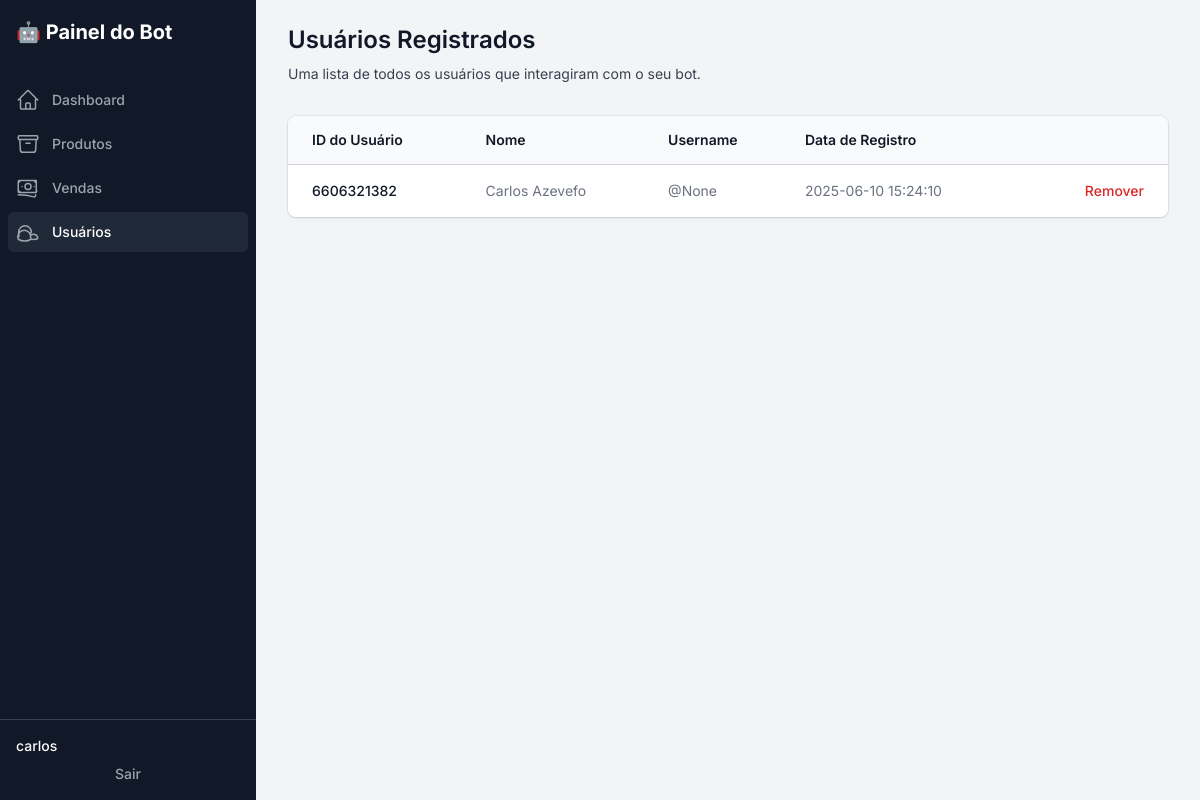
The app's page /usuarios (signed in), older data.
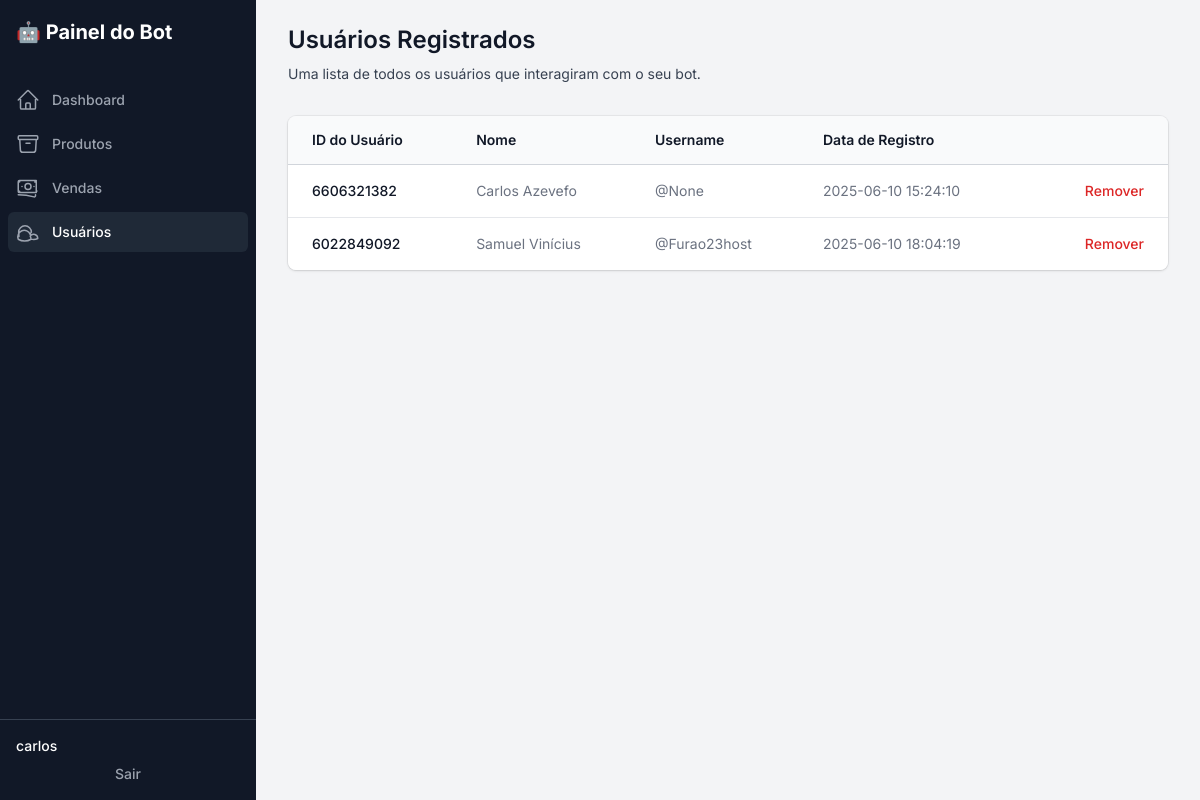
The same page, newer data.
### tables this page shows
CREATE TABLE users (
    id INTEGER PRIMARY KEY,
    username TEXT,
    first_name TEXT,
    last_name TEXT,
    data_registro TEXT
);

### app.py (the view)
@app.route('/usuarios')
def usuarios():
    if not session.get('logged_in'): return redirect(url_for('login'))
    conn = get_db_connection()
    lista_usuarios = conn.execute('SELECT * FROM users ORDER BY id DESC').fetchall()
    conn.close()
    return render_template('usuarios.html', usuarios=lista_usuarios)

### app.py (called while the page is built)
def get_db_connection():
    conn = sqlite3.connect(DB_NAME)
    conn.row_factory = sqlite3.Row
    return conn

### templates/usuarios.html (shortened to what this page needs)
{% extends "layout.html" %}
{% block content %}
<div class="sm:flex sm:items-center">
    <div class="sm:flex-auto">
        <h1 class="text-2xl font-semibold text-gray-900">Usuários Registrados</h1>
        <p class="mt-2 text-sm text-gray-700">Uma lista de todos os usuários que interagiram com o seu bot.</p>
    </div>
</div>
<div class="mt-8 flow-root">
    <div class="-mx-4 -my-2 overflow-x-auto sm:-mx-6 lg:-mx-8">
      <div class="inline-block min-w-full py-2 align-middle sm:px-6 lg:px-8">
        <div class="overflow-hidden shadow ring-1 ring-black ring-opacity-5 sm:rounded-lg">
          <table class="min-w-full divide-y divide-gray-300">
            <thead class="bg-gray-50">
              <tr>
                <th scope="col" class="py-3.5 pl-4 pr-3 text-left text-sm font-semibold text-gray-900 sm:pl-6">ID do Usuário</th>
                <th scope="col" class="px-3 py-3.5 text-left text-sm font-semibold text-gray-900">Nome</th>
                <th scope="col" class="px-3 py-3.5 text-left text-sm font-semibold text-gray-900">Username</th>
                <th scope="col" class="px-3 py-3.5 text-left text-sm font-semibold text-gray-900">Data de Registro</th>
                <th scope="col" class="relative py-3.5 pl-3 pr-4 sm:pr-6"><span class="sr-only">Remover</span></th>
              </tr>
            </thead>
            <tbody class="divide-y divide-gray-200 bg-white">
              {% for usuario in usuarios %}
              <tr>
                <td class="whitespace-nowrap py-4 pl-4 pr-3 text-sm font-medium text-gray-900 sm:pl-6">{{ usuario.id }}</td>
                <td class="whitespace-nowrap px-3 py-4 text-sm text-gray-500">{{ usuario.first_name }} {{ usuario.last_name or '' }}</td>
                <td class="whitespace-nowrap px-3 py-4 text-sm text-gray-500">@{{ usuario.username }}</td>
                <td class="whitespace-nowrap px-3 py-4 text-sm text-gray-500">{{ usuario.data_registro }}</td>
                <td class="relative whitespace-nowrap py-4 pl-3 pr-4 text-right text-sm font-medium sm:pr-6">
                  <a href="{{ url_for('remove_user', id=usuario.id) }}" class="text-red-600 hover:text-red-900">Remover</a>
                </td>
              </tr>
              {% else %}
              <tr>
                <td colspan="5" class="py-4 text-center text-sm text-gray-500">Nenhum usuário registrado.</td>
              </tr>
              {% endfor %}
            </tbody>
          </table>
        </div>
      </div>
    </div>
</div>
{% endblock %}

### templates/layout.html (shortened to what this page needs)
<!DOCTYPE html>
<html lang="pt-br" class="h-full bg-gray-100">
<head>
    <script src="https://cdn.tailwindcss.com"></script>
</head>
<body class="h-full">
<div class="min-h-full">
  <div class="fixed inset-y-0 flex w-64 flex-col bg-gray-900">
    <div class="flex min-h-0 flex-1 flex-col">
      <div class="flex h-16 flex-shrink-0 items-center bg-gray-900 px-4">
        <h1 class="text-xl font-bold text-white">🤖 Painel do Bot</h1>
      </div>
      <div class="flex flex-1 flex-col overflow-y-auto">
        <nav class="flex-1 space-y-1 px-2 py-4">
          <a href="{{ url_for('index') }}" class="{{ 'bg-gray-800 text-white' if request.path == url_for('index') else 'text-gray-400 hover:bg-gray-800 hover:text-white' }} group flex items-center rounded-md px-2 py-2 text-sm font-medium">
            Dashboard
          </a>
          <a href="{{ url_for('produtos') }}" class="{{ 'bg-gray-800 text-white' if request.path == url_for('produtos') else 'text-gray-400 hover:bg-gray-800 hover:text-white' }} group flex items-center rounded-md px-2 py-2 text-sm font-medium">
            Produtos
          </a>
          <a href="{{ url_for('vendas') }}" class="{{ 'bg-gray-800 text-white' if request.path == url_for('vendas') else 'text-gray-400 hover:bg-gray-800 hover:text-white' }} group flex items-center rounded-md px-2 py-2 text-sm font-medium">
            Vendas
          </a>
          <a href="{{ url_for('usuarios') }}" class="{{ 'bg-gray-800 text-white' if request.path == url_for('usuarios') else 'text-gray-400 hover:bg-gray-800 hover:text-white' }} group flex items-center rounded-md px-2 py-2 text-sm font-medium">
            Usuários
          </a>
        </nav>
      </div>
       <div class="flex flex-shrink-0 border-t border-gray-700 p-4">
        <div class="flex-shrink-0 w-full">
            <div class="flex items-center">
                <div>
                    <p class="text-sm font-medium text-white">{{ session.username }}</p>
                </div>
            </div>
            <a href="{{ url_for('logout') }}" class="mt-2 block w-full text-center text-sm font-medium text-gray-400 hover:text-white">Sair</a>
        </div>
      </div>
    </div>
  </div>
  <div class="flex flex-1 flex-col md:pl-64">
    <main class="flex-1">
      <div class="py-6">
        <div class="mx-auto max-w-7xl px-4 sm:px-6 md:px-8">
            {% block content %}{% endblock %}
        </div>
      </div>
    </main>
  </div>
</div>
</body>
</html>

Row changes from the older to the newer data that the page shows:
added users: id "6022849092", first_name "Samuel", last_name "Vinícius", username "Furao23host", data_registro "2025-06-10 18:04:19"
